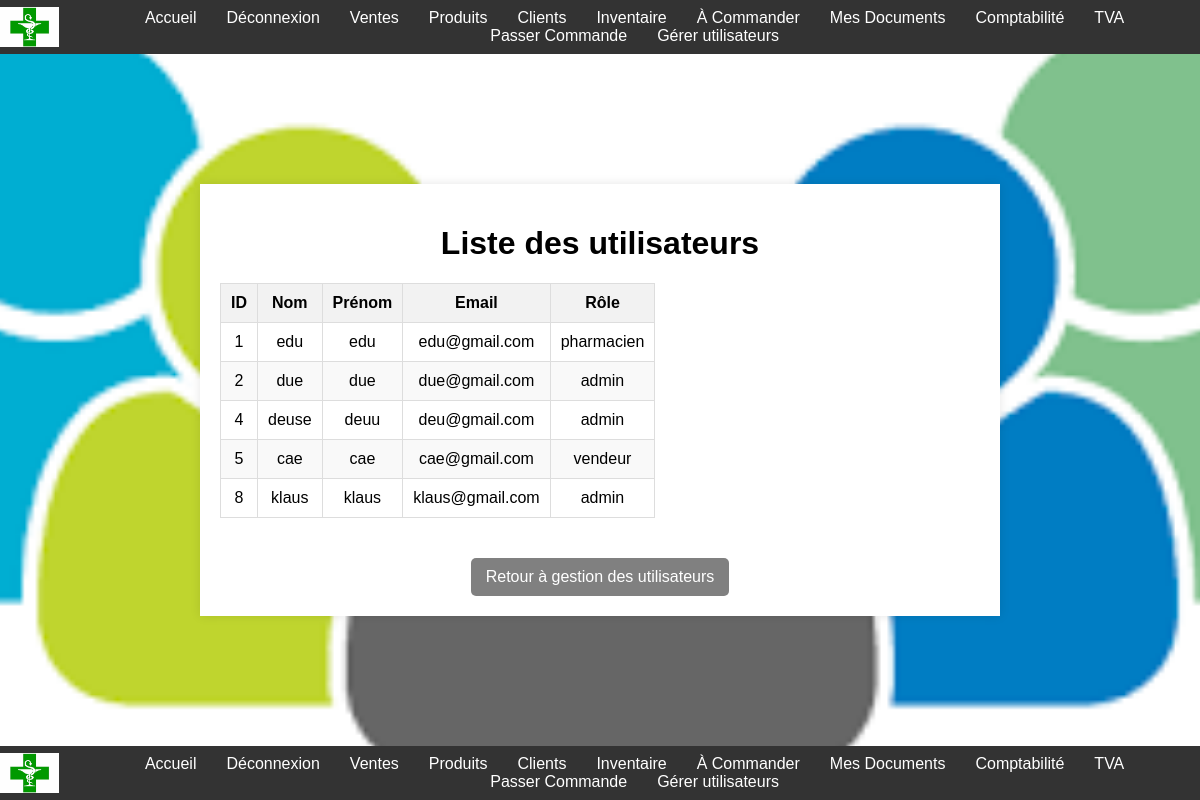
The app's page /Views/users/list_user.php (signed in) with its own data.
### tables this page shows
CREATE TABLE `user` (
  `user_id` int(11) NOT NULL,
  `nom` varchar(50) NOT NULL,
  `prenom` varchar(50) NOT NULL,
  `email` varchar(100) NOT NULL,
  `password` varchar(255) NOT NULL,
  `role_id` int(11) NOT NULL,
  `created_at` timestamp NOT NULL DEFAULT current_timestamp(),
  `updated_at` timestamp NOT NULL DEFAULT current_timestamp() ON UPDATE current_timestamp()
);

CREATE TABLE `role` (
  `role_id` int(11) NOT NULL,
  `nom` varchar(50) NOT NULL,
  `description` text DEFAULT NULL
);

### Classes/Config/Database.php (called while the page is built, shortened)
<?php
class Database {
    private static $instance = null;
    private $connection;
    private function __construct() {
        $host = $_ENV['DB_HOST'] ?? null;
        $db = $_ENV['DB_DATABASE'] ?? null;
        $user = $_ENV['DB_USERNAME'] ?? null;
        $pass = $_ENV['DB_PASSWORD'] ?? '';
        $charset = 'utf8mb4';
        $dsn = "mysql:host=$host;dbname=$db;charset=$charset";
        $options = [
            PDO::ATTR_ERRMODE            => PDO::ERRMODE_EXCEPTION,
            PDO::ATTR_DEFAULT_FETCH_MODE => PDO::FETCH_ASSOC,
            PDO::ATTR_EMULATE_PREPARES   => false,
        ];
        try {
            $this->connection = new PDO($dsn, $user, $pass, $options);
        } catch (PDOException $e) {
            error_log("Erreur de connexion : " . $e->getMessage());
            error_log("DSN : " . $dsn);
            error_log("Utilisateur : " . $user);
            throw new PDOException("Erreur de connexion à la base de données.");
        }
    }
    public static function getInstance() {
        if (self::$instance == null) {
            self::$instance = new Database();
        }
        return self::$instance;
    }
    public function getConnection() {
        return $this->connection;
    }
}
?>

### PHP/auth/header.php (called while the page is built, shortened)
<?php
$auth = new Authentification();
$auth->checkSessionValidity();
$user = $auth->checkAuthentication();
if ($user) {
    $role = $user['role_id'];
} else {
    header('Location: /Pharmacie_S/Views/auth/login.php');
    exit();
}
?>

### Classes/Authentification/Authentification.php (called while the page is built, shortened)
<?php
require_once __DIR__ . '/../User.php';
class Authentification
{
    private $userModel;
    public function __construct()
    {
        $this->userModel = new User();
    }
    public function checkAuthentication()
    {
        $user = $this->userModel->getUserById($_SESSION['user_id']);
        return $user;
    }
}

### Classes/User.php (called while the page is built, shortened)
<?php
require_once __DIR__ . '/Config/Database.php';
class User {
    private $db;
    public function __construct() {
        $this->db = Database::getInstance()->getConnection();
    }
    public function getUserById($id) {
        $query = "SELECT * FROM user WHERE user_id = :id";
        $stmt = $this->db->prepare($query);
        $stmt->execute([':id' => $id]);
        $result= $stmt->fetch(PDO::FETCH_ASSOC);
        return $result ? $result : false;
    }
    public function getAllUsers() {
        $query = "SELECT user_id, nom, prenom, email, role_id FROM user";
        $stmt = $this->db->prepare($query);
        $stmt->execute();
        return $stmt->fetchAll(PDO::FETCH_ASSOC);
    }
    public function getUserRole($user_id) {
        $query = "SELECT r.role_id, r.nom, r.description
                  FROM user u
                  JOIN role r ON u.role_id = r.role_id
                  WHERE u.user_id = :user_id";
        $stmt = $this->db->prepare($query);
        $stmt->execute([':user_id' => $user_id]);
        return $stmt->fetch(PDO::FETCH_ASSOC);
    }
}

### PHP/users/list_user.php (called while the page is built, shortened)
<?php
$userModel = new User();
$users = $userModel->getAllUsers();
foreach ($users as &$user) {
    $user['role'] = $userModel->getUserRole($user['user_id']);
}
?>

### Views/users/list_user.php (the view, shortened to what this page needs)
<?php
require_once $_SERVER['DOCUMENT_ROOT'] . '/Pharmacie_S/PHP/users/list_user.php';
require_once $_SERVER['DOCUMENT_ROOT'] . '/Pharmacie_S/Templates/header.php';
?>
<div class="index-produits-container">
    <div class="container">
        <h1>Liste des utilisateurs</h1>
        <table class="user-table">
            <thead>
                <tr>
                    <th data-sort="0">ID</th>
                    <th data-sort="1">Nom</th>
                    <th data-sort="2">Prénom</th>
                    <th data-sort="3">Email</th>
                    <th data-sort="4">Rôle</th>
                </tr>
            </thead>
            <tbody>
                <?php foreach ($users as $user): ?>
                    <tr>
                        <td><?php echo htmlspecialchars($user['user_id']); ?></td>
                        <td><?php echo htmlspecialchars($user['nom']); ?></td>
                        <td><?php echo htmlspecialchars($user['prenom']); ?></td>
                        <td><?php echo htmlspecialchars($user['email']); ?></td>
                        <td><?php echo htmlspecialchars($user['role']['nom']); ?></td>
                    </tr>
                <?php endforeach; ?>
            </tbody>
        </table>
        <div class="centered-link">
            <a href="/Pharmacie_S/Views/users/manage_users.php" class="back-link-gray">Retour à gestion des utilisateurs</a>
        </div>
    </div>
</div>
<?php require_once $_SERVER['DOCUMENT_ROOT'] . '/Pharmacie_S/Templates/footer.php'; ?>

### Templates/header.php (shortened to what this page needs)
<?php
require_once $_SERVER['DOCUMENT_ROOT'] . '/Pharmacie_S/PHP/auth/header.php';
?>
<!DOCTYPE html>
<html lang="fr">
<head>
    <link rel="stylesheet" href="/Pharmacie_S/css/styles.css">
</head>
<body>
    <header>
        <img src="/Pharmacie_S/images/logo_pharmacie.png" alt="Logo Pharmacie" style="height: 40px; margin-right: 10px;">
        <nav>
            <ul>
                <li><a href="/Pharmacie_S/index.php">Accueil</a></li>
                <li><a href="/Pharmacie_S/PHP/auth/logout.php">Déconnexion</a></li>
                <li><a href="/Pharmacie_S/Views/ventes/create_vente.php">Ventes</a></li>
                <li><a href="/Pharmacie_S/Views/produits/index_produits.php">Produits</a></li>
                <li><a href="/Pharmacie_S/Views/clients/index_clients.php">Clients</a></li>
                <li><a href="/Pharmacie_S/Views/inventaire/index_inventaire.php">Inventaire</a></li>
                <li><a href="/Pharmacie_S/Views/a_commander/index_a_commander.php">À Commander</a></li>
                <li><a href="/Pharmacie_S/Views/mes_documents/index_mes_documents.php">Mes Documents</a></li>
                <?php if ($role == 1):
                ?>
                    <li><a href="/Pharmacie_S/Views/comptabilité/index_comptabilité.php">Comptabilité</a></li>
                    <li><a href="/Pharmacie_S/Views/parametre/edit_TVA.php">TVA</a></li>
                    <li><a href="/Pharmacie_S/Views/commande/index_commande.php">Passer Commande</a></li>
                    <li><a href="/Pharmacie_S/Views/users/manage_users.php">Gérer utilisateurs</a></li>
                <?php endif; ?>
            </ul>
        </nav>
    </header>
    <main>

### Templates/footer.php (shortened to what this page needs)
</main>
<footer>
    <img src="/Pharmacie_S/images/logo_pharmacie.png" alt="Logo Pharmacie" style="height: 40px; margin-right: 10px;">
    <nav>
        <ul>
            <li><a href="/Pharmacie_S/index.php">Accueil</a></li>
            <li><a href="/Pharmacie_S/PHP/auth/logout.php">Déconnexion</a></li>
            <li><a href="/Pharmacie_S/Views/ventes/create_vente.php">Ventes</a></li>
            <li><a href="/Pharmacie_S/Views/produits/index_produits.php">Produits</a></li>
            <li><a href="/Pharmacie_S/Views/clients/index_clients.php">Clients</a></li>
            <li><a href="/Pharmacie_S/Views/inventaire/index.php">Inventaire</a></li>
            <li><a href="/Pharmacie_S/Views/a_commander/index_a_commander.php">À Commander</a></li>
            <li><a href="/Pharmacie_S/Views/mes_documents/index_mes_documents.php">Mes Documents</a></li>
            <?php if ($role == 1):
            ?>
                <li><a href="/Pharmacie_S/Views/comptabilité/index_comptabilité.php">Comptabilité</a></li>
                <li><a href="/Pharmacie_S/Views/parametre/edit_TVA.php">TVA</a></li>
                <li><a href="/Pharmacie_S/Views/commande/index_commande.php">Passer Commande</a></li>
                <li><a href="/Pharmacie_S/Views/users/manage_users.php">Gérer utilisateurs</a></li>
            <?php endif; ?>
        </ul>
    </nav>
</footer>
</body>
</html>

### css/styles.css (style rules this page uses)
body { font-family: Arial, sans-serif; margin: 0; padding: 0; display: flex; flex-direction: column; min-height: 100vh; }
header, footer { background-color: #333; color: white; padding: 7px 0; display: flex; justify-content: center; align-items: center; }
header img { height: 40px; margin-right: 10px; }
main { flex: 1; display: flex; flex-direction: column; justify-content: center; align-items: center; }
nav ul { list-style-type: none; padding: 0; margin: 0; display: flex; justify-content: center; flex-wrap: wrap; }
nav ul li { margin: 0 15px; }
nav ul li a { color: white; text-decoration: none; transition: color 0.4s ease-in, transform 0.4s ease-in,text-decoration 0.4s ease-in; display: inline-block;; display: inline-block; }
.container { max-width: 800px; width: 100%; padding: 20px; background-color: #fff; box-shadow: 0 0 10px rgba(0, 0, 0, 0.1); box-sizing: border-box; overflow: hidden; height: auto; display: flex; flex-direction: column; align-items: center; }
.container table { width: 100%; }
.container h1 { width: 100%; text-align: center; }
.centered-link { display: block; text-align: center; margin-top: 20px; }
body.manage-users-page { background-image: url("../images/utilisateurs.png"); background-size: cover; background-position: center; background-repeat: no-repeat; display: flex; flex-direction: column; min-height: 100vh; }
.index-produits-container { flex: 1; display: flex; justify-content: center; align-items: center; padding: 20px; width: 100%; max-width: none; margin: 0 auto; box-sizing: border-box; height: auto; }
.back-link-gray { display: inline-block; margin-top: 20px; padding: 10px 15px; color: white; text-decoration: none; border-radius: 5px; background-color: #808080; }
.user-table { width: 100%; border-collapse: collapse; }
.user-table th, .user-table td { text-align: center; padding: 10px; border: 1px solid #ddd; }
.user-table th { background-color: #f2f2f2; font-weight: bold; }
.user-table tr:nth-child(even) { background-color: #f9f9f9; }
@media screen and (max-width: 1200px) { .user-table { display: block; overflow-x: auto; white-space: nowrap; } }
.centered-link { display: flex; justify-content: center; width: 100%; }
th { cursor: pointer; }

### Views/users/list_user.php (style rules this page uses)
th[data-sort] { cursor: pointer; }

### records on screen
user: user_id "1", nom "edu", prenom "edu", email "edu@gmail.com", role.nom "pharmacien"
role: nom "admin"
user: user_id "4", nom "deuse", prenom "deuu", email "deu@gmail.com", role.nom "admin"
user: user_id "5", nom "cae", prenom "cae", email "cae@gmail.com", role.nom "vendeur"
user: user_id "8", nom "klaus", prenom "klaus", email "klaus@gmail.com", role.nom "admin"

### other values on screen
$user['user_id'] "2"
$user['nom'] "due"
$user['prenom'] "due"
$user['email'] "due@gmail.com"
